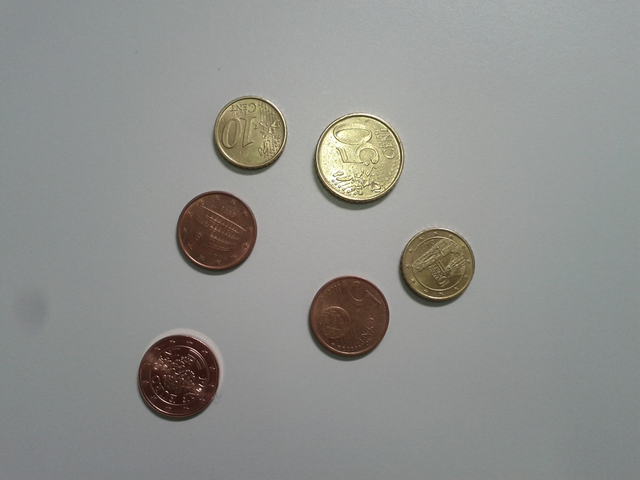
#> input picture images/coins.png, 640 x 480 px
$ jupyter execute 1_hough_transform_answer.ipynb   (shell and % lines are left out)
#> lines starting #> are read from the running program, lines starting #| are printed output that depends on the picture; after the words box and inside, x2 and y2 are one past the last pixel; in counts of white or black regions, pixels touching at a corner belong together
---

## Practice: Coin Removal

Given image of coins on a table, detect the coins and remove them.

- Detect circles on the image using `cv2.HoughCircles()` method.
- Fill the circles with the same color as the surrounding background using `cv2.circle()` method.
(You can adjust the various parameters to get better results.)

Here's the input and a sample output:

[cell 1]
import numpy as np
import matplotlib.pyplot as plt
import cv2

[cell 2]
# Read Input
img = cv2.imread('../images/coins.png', cv2.IMREAD_COLOR)
#> img is the input picture: shape (480, 640, 3); mean B, G, R 141.2, 144.4, 143.6
# ============ YOUR CODE HERE ============
# Detect circles on the image
img_gray = cv2.cvtColor(img, cv2.COLOR_BGRA2GRAY)
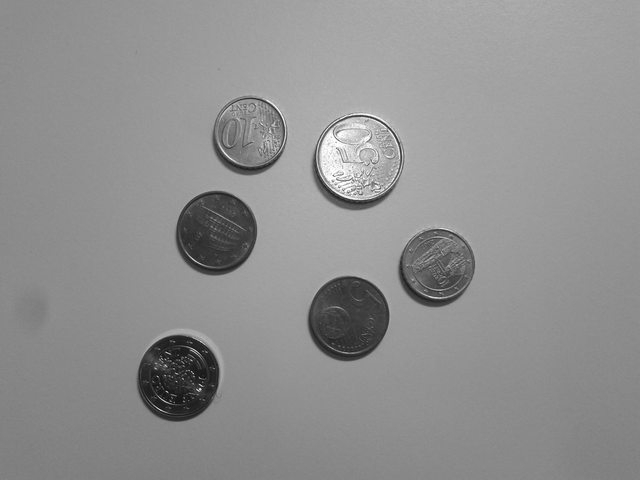
#> img_gray: shape (480, 640); min 7, max 255, mean 143.8
img_gray = cv2.medianBlur(img_gray, 9)
circles = cv2.HoughCircles(img_gray, cv2.HOUGH_GRADIENT, 1, 50,
                            param1=100, param2=30, minRadius=0, maxRadius=0)
#> circles = [[348.5, 315.5, 40], [355.5, 166.5, 43.6], [213.5, 232.5, 42.7], [177.5, 378.5, 42.4], [437.5, 267.5, 39.1], [250.5, 131.5, 34.4]]
circles = np.uint16(np.around(circles))
#> circles = [[348, 316, 40], [356, 166, 44], [214, 232, 43], [178, 378, 42], [438, 268, 39], [250, 132, 34]]
# ========================================

output = np.copy(img)
# ============ YOUR CODE HERE ============
# Remove coins in the output image
for cx, cy, r in circles[0]:
    color = img[cy-r, cx-r].tolist()
    color.reverse()
    cv2.circle(output, (cx, cy), r+15, color, -1)
#> this loop made 6 passes
#> (cx, cy, r) on passes 1 to 6: (348, 316, 40), (356, 166, 44), (214, 232, 43), (178, 378, 42), (438, 268, 39), (250, 132, 34)
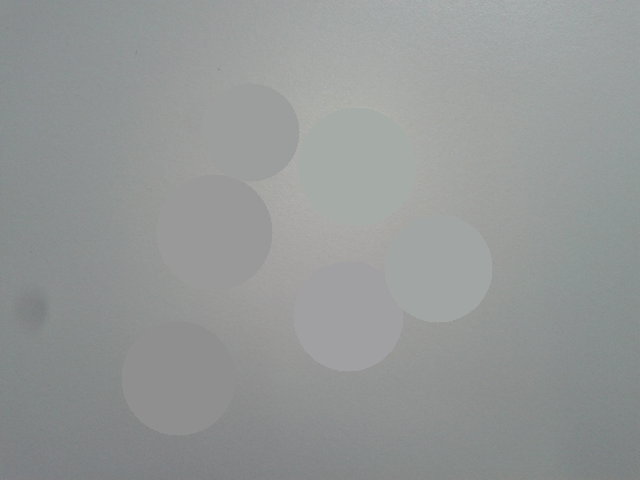
#> output: shape (480, 640, 3); 18.75% of pixels changed, all inside (x1, y1, x2, y2) = (121, 83, 493, 436)
# ========================================

# Plot results
plt.figure(figsize=(10, 4));
plt.subplot(1, 2, 1); plt.title('Input image'); plt.axis('off');
plt.imshow(cv2.cvtColor(img, cv2.COLOR_BGR2RGB));
plt.subplot(1, 2, 2); plt.title('Output'); plt.axis('off');
plt.imshow(cv2.cvtColor(output, cv2.COLOR_BGR2RGB));
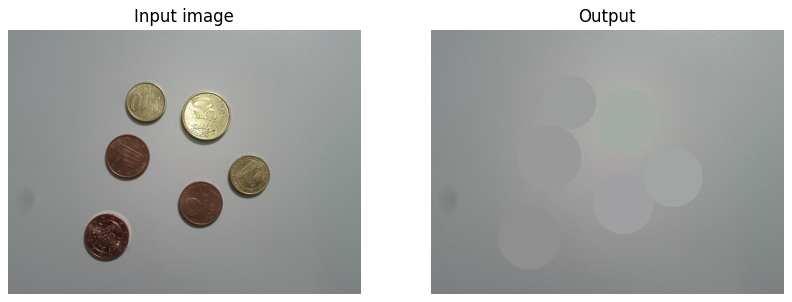
#> figure drawn by matplotlib, 2 panels

### Coin Removal using `cv2.inpaint()`

[cell 3]
# Read Input
img = cv2.imread('../images/coins.png', cv2.IMREAD_COLOR)
# ============ YOUR CODE HERE ============
# Detect circles on the image
img_gray = cv2.cvtColor(img, cv2.COLOR_BGRA2GRAY)
img_gray = cv2.medianBlur(img_gray, 9)
circles = cv2.HoughCircles(img_gray, cv2.HOUGH_GRADIENT, 1, 50,
                            param1=100, param2=30, minRadius=0, maxRadius=0)
#> circles = [[348.5, 315.5, 40], [355.5, 166.5, 43.6], [213.5, 232.5, 42.7], [177.5, 378.5, 42.4], [437.5, 267.5, 39.1], [250.5, 131.5, 34.4]]
circles = np.uint16(np.around(circles))
#> circles = [[348, 316, 40], [356, 166, 44], [214, 232, 43], [178, 378, 42], [438, 268, 39], [250, 132, 34]]
# ========================================

# ============ YOUR CODE HERE ============
# Remove coins in the output image
mask = np.zeros(img_gray.shape, dtype=np.uint8)
for cx, cy, r in circles[0]:
    cv2.circle(mask, (cx, cy), r+15, 255, -1)
#> this loop made 6 passes
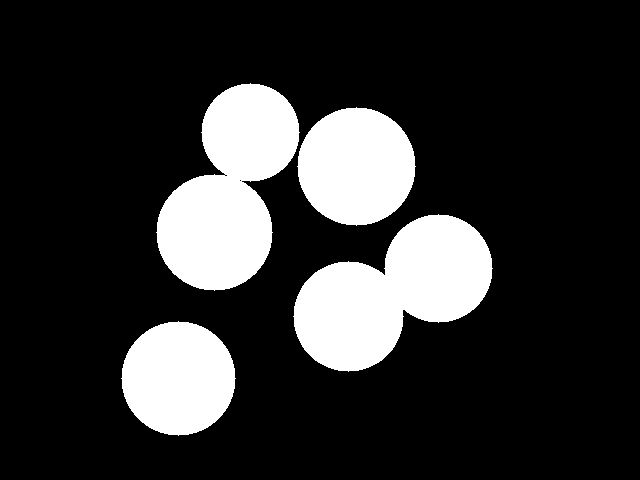
#> mask: shape (480, 640); 18.8% white; 4 white regions, box (x1, y1, x2, y2) and area: (293, 214, 493, 372) 18443, (156, 83, 300, 291) 18076, (297, 107, 416, 226) 10913, (121, 321, 236, 436) 10189

output = cv2.inpaint(img, mask, 10, cv2.INPAINT_NS)
# ========================================

# Plot results
plt.figure(figsize=(14, 4));
plt.subplot(1, 3, 1); plt.title('Input image'); plt.axis('off');
plt.imshow(cv2.cvtColor(img, cv2.COLOR_BGR2RGB));
plt.subplot(1, 3, 2); plt.title('Mask'); plt.axis('off');
plt.imshow(mask, cmap='gray');
plt.subplot(1, 3, 3); plt.title('Output'); plt.axis('off');
plt.imshow(cv2.cvtColor(output, cv2.COLOR_BGR2RGB));
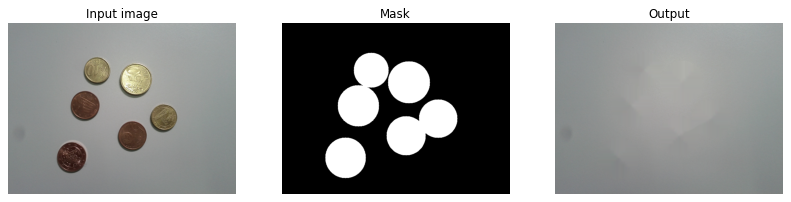
#> figure drawn by matplotlib, 3 panels
